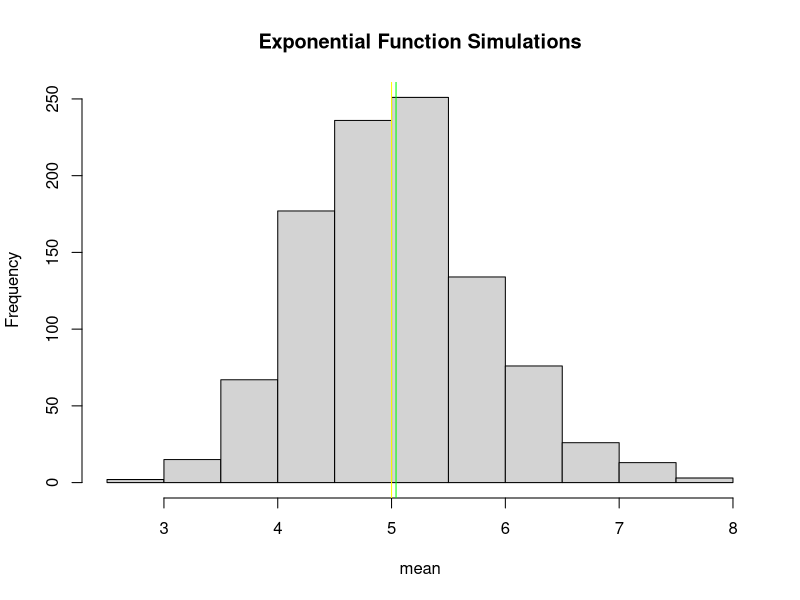
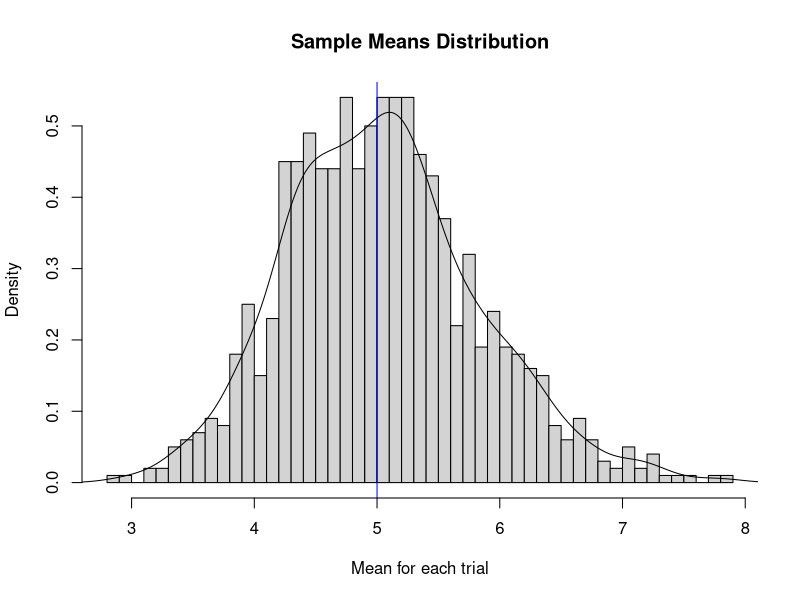
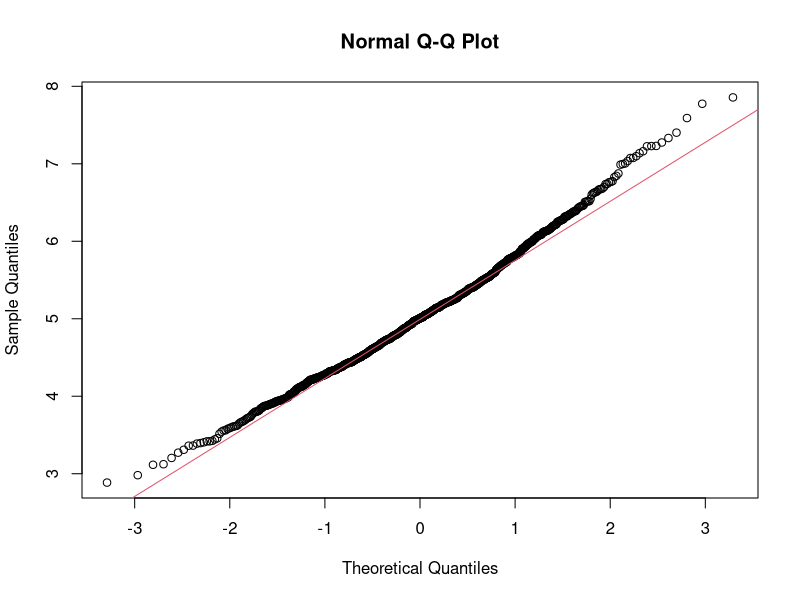

Source code (R) for these figures, in order:
## ---- chunk 1
knitr::opts_chunk$set(echo = TRUE)
## ---- chunk 2
library(data.table)
library(ggplot2)
library(knitr)
opts_chunk$set(echo = TRUE, results = 'hold')
## ---- chunk 3
set.seed(120)
expnum <- 40 
lambda <- 0.2 
simnum <- 1000
expsimu <- replicate(simnum, rexp(expnum, lambda)) 
expmean <- apply(expsimu, 2, mean)
## ---- chunk 4
analytic_mean<-mean(expmean)
analytic_mean

## ---- chunk 5
theoretical_mean<-1/lambda
theoretical_mean
## ---- chunk 6
analytic_mean-theoretical_mean
## ---- chunk 7
hist(expmean, xlab = "mean", main = "Exponential Function Simulations")
abline(v = analytic_mean, col = "green")
abline(v = theoretical_mean, col = "yellow")

## ---- chunk 8
theoreticl_variance<-(theoretical_mean)^2/expnum
theoreticl_variance
## ---- chunk 9
sqrt_expnum<-sqrt(expnum)
theoretical_sd<-theoretical_mean/sqrt_expnum
theoretical_sd

## ---- chunk 10
sampleVariance<- var(analytic_mean)
sampleVariance
## ---- chunk 11
standard_deviation<-sd(expmean)
standard_deviation
## ---- chunk 12
variance_distribution<-standard_deviation^2
variance_distribution
## ---- chunk 13
hist(expmean,  xlab="Mean for each trial", ylab = "Density", main="Sample Means Distribution", breaks=expnum, prob=TRUE)
lines(density(expmean))
abline(v = 1/lambda, col = "blue")
## ---- chunk 14
qqnorm(expmean)
qqline(expmean, col = 2)
